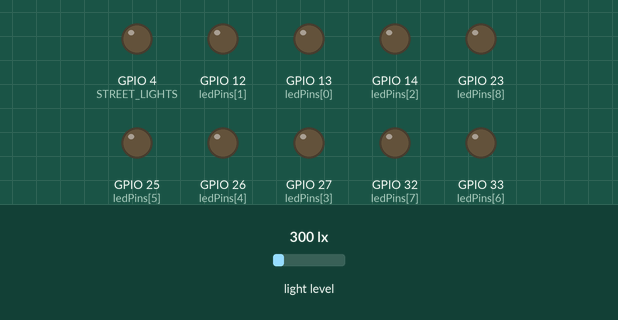
The sketch below on a simulated ESP32. Shown: output pins drawn as LEDs (lit = HIGH). The test bench sets the inputs (shaded band); at power-on: light level 300 lx. WiFi joins after 1.5 s; servers stay silent unless stated; what the sketch prints to the serial monitor is not drawn.

Above: at 2.9 s.
3.0 s: light level set to 32 lx
6.7 s: light level set to 28 lx
At 9.4 s:
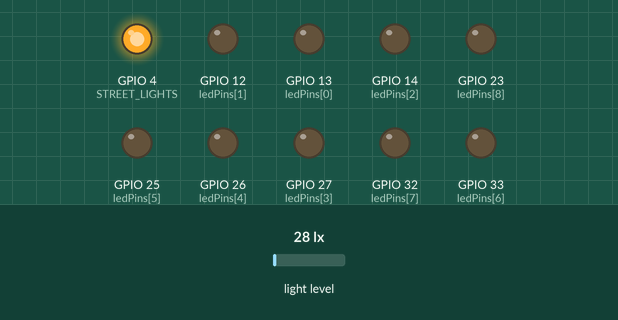
10.4 s: light level set to 40 lx
At 11.5 s:
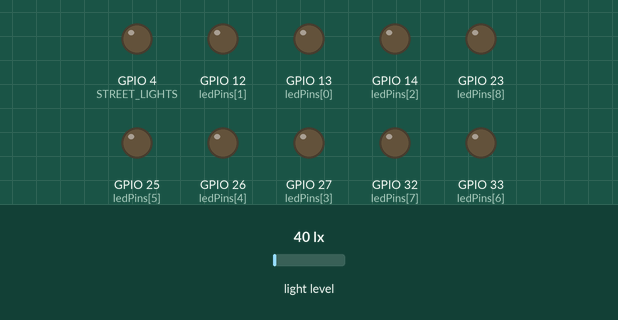
Timing chart, 0 to 13.4 s (numbered marks = the images above; inputs shaded):
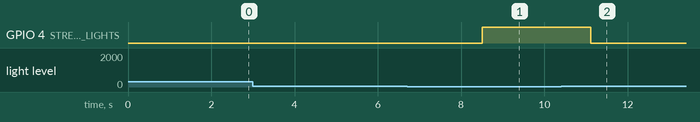

The sketch:

SmartParking_ESP32.ino
```cpp
#include <WiFi.h>
#include <HTTPClient.h>
#include <ArduinoJson.h>
#include <Wire.h>
#include <BH1750.h>

const char* ssid = "Orange-H9hGkd-2G";
const char* password = "9QsGDZdNHTz57xQ6UY";

String serverUrl = "http://192.168.1.4:5000/api/led-events";
String freeSpotsUrl = "http://192.168.1.26:5000/api/free-spots";

BH1750 lightMeter;
StaticJsonDocument<512> doc;
#define STREET_LIGHTS 4

int ledPins[9] = {
  13, 12, 14,
  27, 26, 25,
  33, 32, 23
};
float DARK_THRESHOLD = 30;
unsigned long guideEndTime = 0;

int activeGuideLed = -1;

int getLedIndex(int zone, int spot) {
  return (zone - 1) * 3 + (spot - 1);
}

void turnOffGuideLed() {
  if (activeGuideLed >= 0 && activeGuideLed < 9) {
    digitalWrite(ledPins[activeGuideLed], LOW);
  }
  activeGuideLed = -1;
}

void startGuideLed(int zone, int spot, int durationSeconds) {
  turnOffGuideLed();
  int ledIndex = getLedIndex(zone, spot);
  if (ledIndex >= 0 && ledIndex < 9) {
    activeGuideLed = ledIndex;
    digitalWrite(ledPins[activeGuideLed], HIGH);
    guideEndTime = millis() + durationSeconds * 1000UL;
  }
}
void updateStreetLightsByLux() {
  float lux = lightMeter.readLightLevel();

  Serial.print("Lux: ");
  Serial.println(lux);

  if (lux < DARK_THRESHOLD) {
    digitalWrite(STREET_LIGHTS, HIGH);
    Serial.println("Noapte - stalpi aprinsi");
  } else {
    digitalWrite(STREET_LIGHTS, LOW);
    Serial.println("Zi - stalpi stinsi");
  }
}

void checkLedTimers() {
  if (activeGuideLed != -1 && millis() > guideEndTime) {
    turnOffGuideLed();
    Serial.println("LED ghidaj stins");
  }
}

void checkServerEvents() {
  if (WiFi.status() != WL_CONNECTED) {
    Serial.println("WiFi deconectat");
    return;
  }

  HTTPClient http;
  http.begin(serverUrl);

  int httpCode = http.GET();

  if (httpCode == 200) {
    String payload = http.getString();
    DeserializationError error = deserializeJson(doc, payload);

    if (!error) {
      bool hasEvent = doc["has_event"];

      if (hasEvent) {
        int zone = doc["zone_id"];
        int spot = doc["spot_number"];
        int duration = doc["duration_seconds"];

        Serial.print("Eveniment: zona ");
        Serial.print(zone);
        Serial.print(", loc ");
        Serial.println(spot);

        startGuideLed(zone, spot, duration);
      }
    } else {
      Serial.println("Eroare JSON");
    }
  } else {
    Serial.print("HTTP error: ");
    Serial.println(httpCode);
  }

  http.end();
}
void sendFreeSpotsToArduino() {
  static int lastSentFreeSpots = -1;

  if (WiFi.status() != WL_CONNECTED) return;

  HTTPClient http;
  http.begin(freeSpotsUrl);

  int httpCode = http.GET();

  if (httpCode == 200) {
    String payload = http.getString();

    StaticJsonDocument<256> doc;
    DeserializationError error = deserializeJson(doc, payload);

    if (!error) {
      int freeSpots = doc["free_spots"];

      if (freeSpots != lastSentFreeSpots) {
        Serial2.print("FREE:");
        Serial2.println(freeSpots);

        Serial.print("Trimis catre Arduino: FREE:");
        Serial.println(freeSpots);

        lastSentFreeSpots = freeSpots;
      }
    }
  }

  http.end();
}


void setup() {
  Serial.begin(115200);
  Serial2.begin(9600, SERIAL_8N1, 16, 17);

  for (int i = 0; i < 9; i++) {
    pinMode(ledPins[i], OUTPUT);
    digitalWrite(ledPins[i], LOW);
  }

  pinMode(STREET_LIGHTS, OUTPUT);
  digitalWrite(STREET_LIGHTS, LOW);

  Wire.begin(21, 22);

  if (lightMeter.begin()) {
    Serial.println("BH1750 OK");
  } else {
    Serial.println("BH1750 ERROR");
  }

  WiFi.mode(WIFI_STA);
  WiFi.setSleep(false);
  WiFi.begin(ssid, password);

  Serial.print("WiFi");

  while (WiFi.status() != WL_CONNECTED) {
    delay(500);
    Serial.print(".");
  }

  Serial.println();
  Serial.println("WiFi conectat");
  Serial.print("IP ESP32: ");
  Serial.println(WiFi.localIP());

  sendFreeSpotsToArduino();
}

void loop() {
  checkLedTimers();
  checkServerEvents();

  static unsigned long lastFreeSpotsCheck = 0;
  static unsigned long lastLightCheck = 0;

  if (millis() - lastFreeSpotsCheck > 2000) {
    lastFreeSpotsCheck = millis();
    sendFreeSpotsToArduino();
  }

  if (millis() - lastLightCheck > 2000) {
    lastLightCheck = millis();
    updateStreetLightsByLux();
  }

  delay(1000);
}
```

Measured:
- the behaviour switches between 30 and 29 lx on light level (found by bisection; images 0 and 1)
- after the input at 3.0 s, every drawn part: stays the same
- after the input at 6.7 s, GPIO 4 (STREET_LIGHTS): LOW → HIGH after 1.8 s
- after the input at 10.4 s, GPIO 4 (STREET_LIGHTS): HIGH → LOW after 0.71 s
